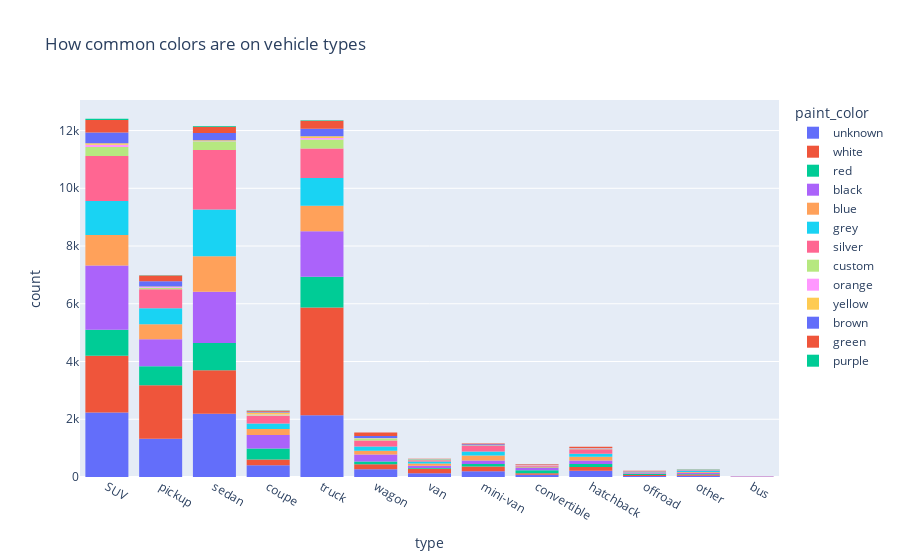

Notebook code cell kept with this figure:
### Code cell
#making a graph color of the cars types

px.histogram(cars, x='type', color='paint_color',  title='How common colors are on vehicle types')

### Figure 1 — Plotly figure (JSON) as saved in the notebook; plotly's stock layout.template omitted (floating-point values rounded to 4 significant figures; data arrays with more than 128 entries replaced by an {"elided": "..."} marker saying what was removed)
{"data": [{"alignmentgroup": "True", "bingroup": "x", "hovertemplate": "paint_color=unknown<br>type=%{x}<br>count=%{y}<extra></extra>", "legendgroup": "unknown", "marker": {"color": "#636efa", "pattern": {"shape": ""}}, "name": "unknown", "offsetgroup": "unknown", "orientation": "v", "showlegend": true, "type": "histogram", "x": {"elided": "9267 str values"}, "xaxis": "x", "yaxis": "y"}, {"alignmentgroup": "True", "bingroup": "x", "hovertemplate": "paint_color=white<br>type=%{x}<br>count=%{y}<extra></extra>", "legendgroup": "white", "marker": {"color": "#EF553B", "pattern": {"shape": ""}}, "name": "white", "offsetgroup": "white", "orientation": "v", "showlegend": true, "type": "histogram", "x": {"elided": "10029 str values"}, "xaxis": "x", "yaxis": "y"}, {"alignmentgroup": "True", "bingroup": "x", "hovertemplate": "paint_color=red<br>type=%{x}<br>count=%{y}<extra></extra>", "legendgroup": "red", "marker": {"color": "#00cc96", "pattern": {"shape": ""}}, "name": "red", "offsetgroup": "red", "orientation": "v", "showlegend": true, "type": "histogram", "x": {"elided": "4421 str values"}, "xaxis": "x", "yaxis": "y"}, {"alignmentgroup": "True", "bingroup": "x", "hovertemplate": "paint_color=black<br>type=%{x}<br>count=%{y}<extra></extra>", "legendgroup": "black", "marker": {"color": "#ab63fa", "pattern": {"shape": ""}}, "name": "black", "offsetgroup": "black", "orientation": "v", "showlegend": true, "type": "histogram", "x": {"elided": "7692 str values"}, "xaxis": "x", "yaxis": "y"}, {"alignmentgroup": "True", "bingroup": "x", "hovertemplate": "paint_color=blue<br>type=%{x}<br>count=%{y}<extra></extra>", "legendgroup": "blue", "marker": {"color": "#FFA15A", "pattern": {"shape": ""}}, "name": "blue", "offsetgroup": "blue", "orientation": "v", "showlegend": true, "type": "histogram", "x": {"elided": "4475 str values"}, "xaxis": "x", "yaxis": "y"}, {"alignmentgroup": "True", "bingroup": "x", "hovertemplate": "paint_color=grey<br>type=%{x}<br>count=%{y}<extra></extra>", "legendgroup": "grey", "marker": {"color": "#19d3f3", "pattern": {"shape": ""}}, "name": "grey", "offsetgroup": "grey", "orientation": "v", "showlegend": true, "type": "histogram", "x": {"elided": "5037 str values"}, "xaxis": "x", "yaxis": "y"}, {"alignmentgroup": "True", "bingroup": "x", "hovertemplate": "paint_color=silver<br>type=%{x}<br>count=%{y}<extra></extra>", "legendgroup": "silver", "marker": {"color": "#FF6692", "pattern": {"shape": ""}}, "name": "silver", "offsetgroup": "silver", "orientation": "v", "showlegend": true, "type": "histogram", "x": {"elided": "6244 str values"}, "xaxis": "x", "yaxis": "y"}, {"alignmentgroup": "True", "bingroup": "x", "hovertemplate": "paint_color=custom<br>type=%{x}<br>count=%{y}<extra></extra>", "legendgroup": "custom", "marker": {"color": "#B6E880", "pattern": {"shape": ""}}, "name": "custom", "offsetgroup": "custom", "orientation": "v", "showlegend": true, "type": "histogram", "x": {"elided": "1153 str values"}, "xaxis": "x", "yaxis": "y"}, {"alignmentgroup": "True", "bingroup": "x", "hovertemplate": "paint_color=orange<br>type=%{x}<br>count=%{y}<extra></extra>", "legendgroup": "orange", "marker": {"color": "#FF97FF", "pattern": {"shape": ""}}, "name": "orange", "offsetgroup": "orange", "orientation": "v", "showlegend": true, "type": "histogram", "x": {"elided": "231 str values"}, "xaxis": "x", "yaxis": "y"}, {"alignmentgroup": "True", "bingroup": "x", "hovertemplate": "paint_color=yellow<br>type=%{x}<br>count=%{y}<extra></extra>", "legendgroup": "yellow", "marker": {"color": "#FECB52", "pattern": {"shape": ""}}, "name": "yellow", "offsetgroup": "yellow", "orientation": "v", "showlegend": true, "type": "histogram", "x": {"elided": "255 str values"}, "xaxis": "x", "yaxis": "y"}, {"alignmentgroup": "True", "bingroup": "x", "hovertemplate": "paint_color=brown<br>type=%{x}<br>count=%{y}<extra></extra>", "legendgroup": "brown", "marker": {"color": "#636efa", "pattern": {"shape": ""}}, "name": "brown", "offsetgroup": "brown", "orientation": "v", "showlegend": true, "type": "histogram", "x": {"elided": "1223 str values"}, "xaxis": "x", "yaxis": "y"}, {"alignmentgroup": "True", "bingroup": "x", "hovertemplate": "paint_color=green<br>type=%{x}<br>count=%{y}<extra></extra>", "legendgroup": "green", "marker": {"color": "#EF553B", "pattern": {"shape": ""}}, "name": "green", "offsetgroup": "green", "orientation": "v", "showlegend": true, "type": "histogram", "x": {"elided": "1396 str values"}, "xaxis": "x", "yaxis": "y"}, {"alignmentgroup": "True", "bingroup": "x", "hovertemplate": "paint_color=purple<br>type=%{x}<br>count=%{y}<extra></extra>", "legendgroup": "purple", "marker": {"color": "#00cc96", "pattern": {"shape": ""}}, "name": "purple", "offsetgroup": "purple", "orientation": "v", "showlegend": true, "type": "histogram", "x": ["SUV", "SUV", "SUV", "sedan", "SUV", "truck", "SUV", "SUV", "sedan", "coupe", "truck", "truck", "SUV", "sedan", "truck", "SUV", "SUV", "truck", "coupe", "pickup", "sedan", "coupe", "truck", "hatchback", "SUV", "sedan", "pickup", "pickup", "SUV", "sedan", "sedan", "truck", "other", "sedan", "sedan", "sedan", "coupe", "coupe", "sedan", "truck", "SUV", "SUV", "SUV", "SUV", "SUV", "mini-van", "SUV", "SUV", "SUV", "SUV", "SUV", "sedan", "truck", "SUV", "pickup", "SUV", "sedan", "truck", "truck", "SUV", "SUV", "pickup", "truck", "SUV", "pickup", "sedan", "SUV", "sedan", "sedan", "hatchback", "sedan", "sedan", "truck", "sedan", "SUV", "pickup", "truck", "sedan", "hatchback", "van", "SUV", "sedan", "sedan", "sedan", "SUV", "SUV", "SUV", "sedan", "SUV", "pickup", "truck", "SUV", "SUV", "sedan", "sedan", "SUV", "pickup", "truck", "SUV", "SUV", "SUV", "pickup"], "xaxis": "x", "yaxis": "y"}], "layout": {"barmode": "relative", "legend": {"title": {"text": "paint_color"}, "tracegroupgap": 0}, "title": {"text": "How common colors are on vehicle types"}, "xaxis": {"anchor": "y", "domain": [0, 1], "title": {"text": "type"}}, "yaxis": {"anchor": "x", "domain": [0, 1], "title": {"text": "count"}}}}
